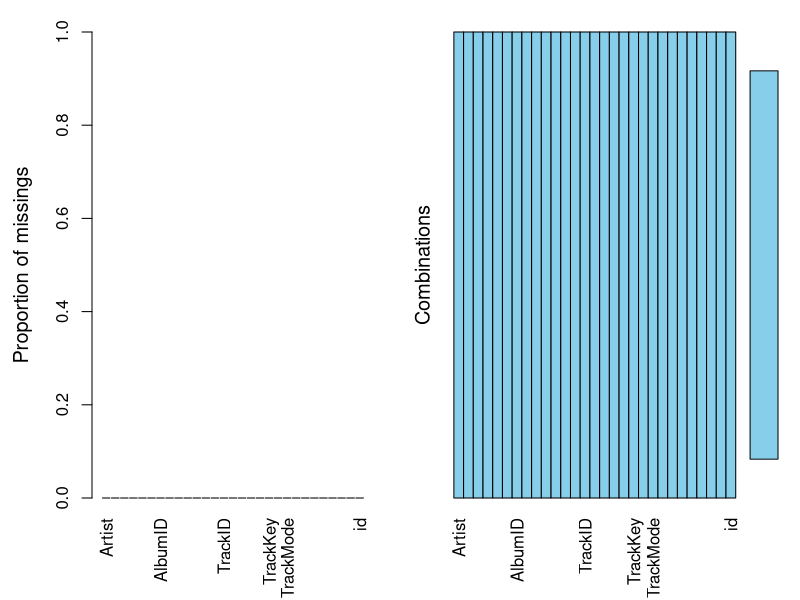
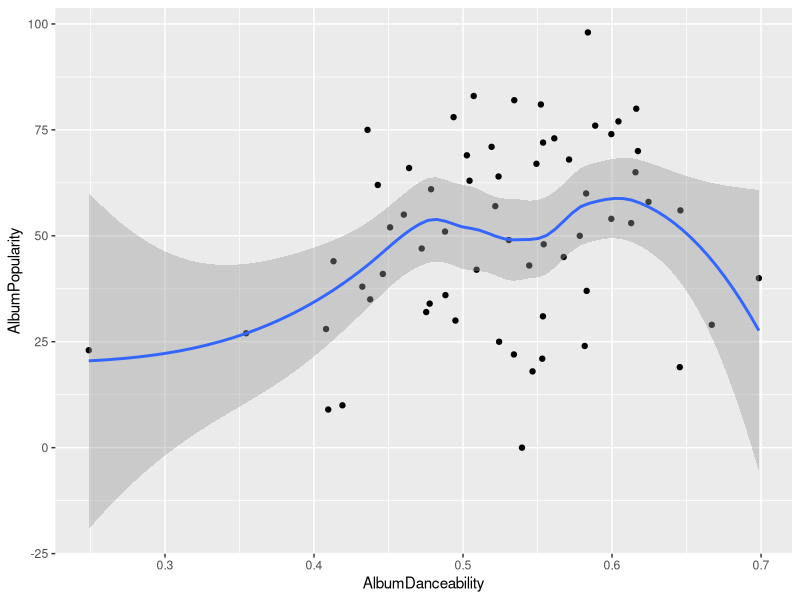
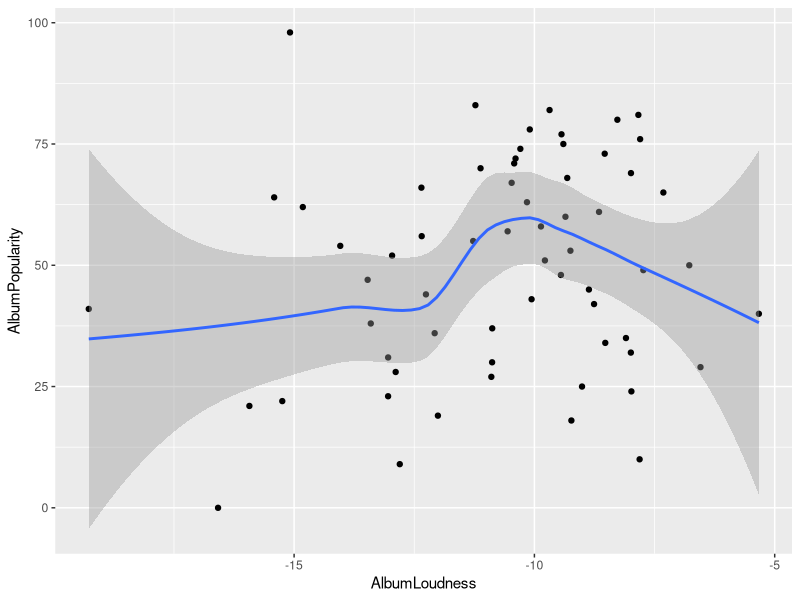
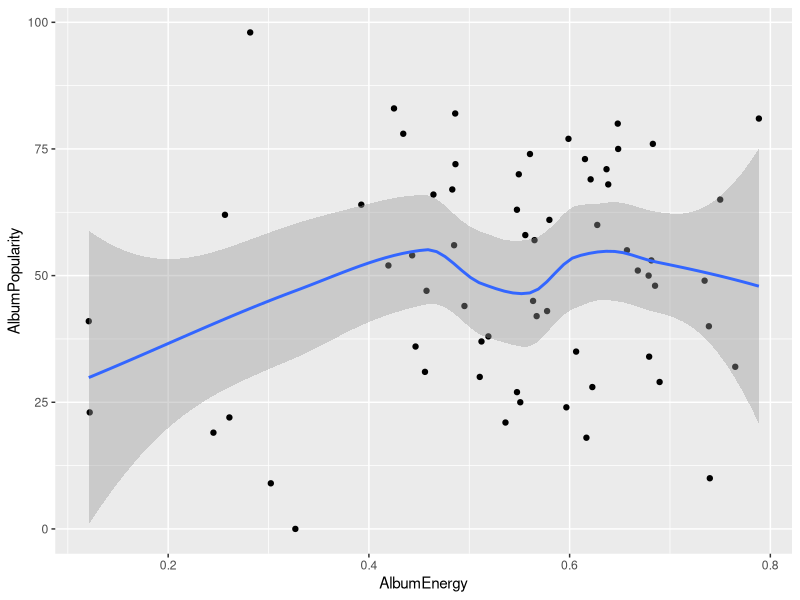
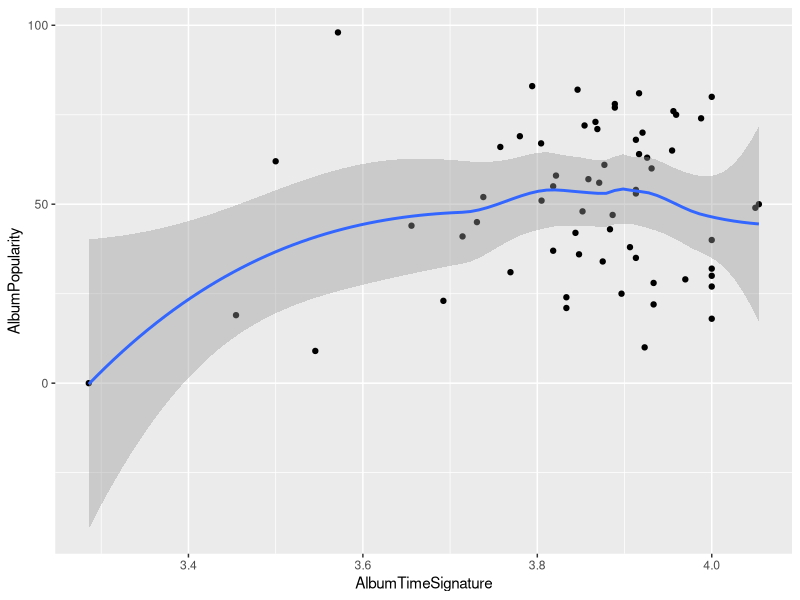

These figures' R source, in order: (Note: this script raises an error after producing the figures.)
## ---- chunk 1
knitr::opts_chunk$set(echo = TRUE)
## ---- chunk 2
library(tidyverse)
library(lubridate)
library(GGally)
library(cluster)
library(VIM)
library(fpc)
library(leaps)

## ---- chunk 3
spotify.clustering <- read_csv("inst/edited_spotify.csv")

clean_data <- spotify.clustering %>%
  mutate(AlbumReleaseDate = parse_date_time(AlbumReleaseDate, orders = c("y", "ym","ymd"))) %>%
  #Old-school grepl method
  mutate(Artist = ifelse(grepl("Beyonc*", Artist), 'Beyonce', Artist)) %>%
  #Tidyverse str_detect method
  mutate(Artist = ifelse(Artist %>% 
                           str_detect("Janelle Mon*"), 'Janelle Monae', Artist)) %>%
  mutate(AlbumBestChartPosition = ifelse(AlbumBestChartPosition %>% 
                           str_detect("#N/A"), 0, AlbumBestChartPosition)) %>%
  mutate(AlbumBestChartPosition = as.numeric(AlbumBestChartPosition)) %>%
  na.omit() %>%
  mutate(id = row_number()) %>%
  mutate(id = as.character(id)) 
sapply(data, class)

aggr(clean_data) # checks for missing data

test_data <- subset(clean_data, ((AlbumName == "A Girl Called Dusty") | 
                                 (AlbumName == "Action!") |
                                 (AlbumName == "Selling England By The Pound") |
                                 (AlbumName == "Carpenters") | 
                                 (AlbumName == "Ride On") |
                                 (AlbumName == "Autoamerican") |
                                 (AlbumName == "Selected Ambient Works 85-92") |    
                                 (AlbumName == "Different Class") |
                                 (AlbumName == "O") |
                                 (AlbumName == "The Elder Scrolls IV: Oblivion: Original Game Soundtrack") |
                                 (AlbumName == "AM") |
                                 (AlbumName == "An Awesome Wave")))

training_data <- subset(clean_data, ((AlbumName != "A Girl Called Dusty") & 
                                     (AlbumName != "Action!") &
                                     (AlbumName != "Selling England By The Pound") &
                                     (AlbumName != "Carpenters") & 
                                     (AlbumName != "Ride On") &
                                     (AlbumName != "Autoamerican") &
                                     (AlbumName != "Selected Ambient Works 85-92") &    
                                     (AlbumName != "Different Class") &
                                     (AlbumName != "O") &
                                     (AlbumName != "The Elder Scrolls IV: Oblivion: Original Game Soundtrack") &
                                     (AlbumName != "AM") &
                                     (AlbumName != "An Awesome Wave")))

training_data_subsetted <- training_data[c("TrackDuration", "TrackDanceability",
                                 "TrackEnergy", "TrackKey", "TrackLoudness",
                                 "TrackSpeechiness", "TrackAcousticness",
                                 "TrackInstrumentalness", "TrackLiveness", "TrackValence",
                                 "TrackTempo")]
## ---- chunk 4
MyData = {training_data %>% 
    group_by(Artist,AlbumName,AlbumPopularity) %>% 
    summarize(AlbumDanceability = mean(TrackDanceability),
              AlbumLoudness = mean(TrackLoudness),
              AlbumSpeechiness = mean(TrackSpeechiness),
              AlbumDuration = mean(TrackDuration),
              AlbumNumber = mean(TrackNumber),	
              AlbumEnergy = mean(TrackEnergy),	
              AlbumKey = mean(TrackKey),	
              AlbumMode = mean(TrackMode),	
              AlbumAcousticness = mean(TrackAcousticness),	
              AlbumInstrumentalness = mean(TrackInstrumentalness),	
              AlbumLiveness = mean(TrackLiveness),
              AlbumValence = mean(TrackValence),
              AlbumTempo = mean(TrackTempo),	
              AlbumTimeSignature = mean(TrackTimeSignature) )}


#the mean method

MyData1 = {training_data %>% 
    group_by(ArtistPopularity) %>% 
    summarize(ArtistDanceability = mean(TrackDanceability),
              ArtistLoudness = mean(TrackLoudness),
              ArtistSpeechiness = mean(TrackSpeechiness),
              ArtistDuration = mean(TrackDuration),
              ArtistNumber = mean(TrackNumber),	
              ArtistEnergy = mean(TrackEnergy),	
              ArtistKey = mean(TrackKey),	
              ArtistMode = mean(TrackMode),	
              ArtistAcousticness = mean(TrackAcousticness),	
              ArtistInstrumentalness = mean(TrackInstrumentalness),	
              ArtistLiveness = mean(TrackLiveness),
              ArtistValence = mean(TrackValence),
              ArtistTempo = mean(TrackTempo),	
              ArtistTimeSignature = mean(TrackTimeSignature) )}


## ---- chunk 5
MyData2 = {training_data %>% 
    group_by(AlbumPopularity) %>% 
    summarize(AlbumDanceability = mean(TrackDanceability),
              AlbumLoudness = mean(TrackLoudness),
              AlbumSpeechiness = mean(TrackSpeechiness),
              AlbumDuration = mean(TrackDuration),
              AlbumNumber = mean(TrackNumber),	
              AlbumEnergy = mean(TrackEnergy),	
              AlbumKey = mean(TrackKey),	
              AlbumMode = mean(TrackMode),	
              AlbumAcousticness = mean(TrackAcousticness),	
              AlbumInstrumentalness = mean(TrackInstrumentalness),	
              AlbumLiveness = mean(TrackLiveness),
              AlbumValence = mean(TrackValence),
              AlbumTempo = mean(TrackTempo),	
              AlbumTimeSignature = mean(TrackTimeSignature) )}

#ggpairs(MyData2)

MyData2 %>% ggplot(aes(x =AlbumDanceability,y = AlbumPopularity)) + geom_point()  + geom_smooth()

MyData2 %>% ggplot(aes(x = AlbumLoudness,y = AlbumPopularity)) + geom_point()  + geom_smooth()

MyData2 %>% ggplot(aes(x =  AlbumEnergy ,y = AlbumPopularity)) + geom_point()  + geom_smooth()

MyData2 %>% ggplot(aes(x =  AlbumTimeSignature   ,y = AlbumPopularity)) + geom_point()  + geom_smooth()
## ---- chunk 6
#Looking at implementing new variables for each popularity variable
#Can then take this and normalise to give a score out of 100.
#To start with the whole training dataset will be used
normy <- function(x){
  as.numeric(x)
  quantile(x, c(0, 0.1, 0.2, 0.3, 0.4, 0.5, 0.6, 0.7, 0.8, 0.9, 1), na.rm = TRUE)
}
#Assumption: NA means it didn't reach the charts, lower the position the better
abcp_normy <- normy(training_data$AlbumBestChartPosition)
anf_normy <- normy(training_data$ArtistNumFollowers)
awoc_normy <- normy(training_data$AlbumWeeksOnChart)
awn1_normy <- normy(training_data$AlbumWeeksNumberOne)
ap_normy <- normy(training_data$AlbumPopularity)
artp_normy <- normy(training_data$ArtistPopularity)

#Gets the 20% percentile for example
as.numeric(abcp_normy[6])

training_data <- training_data %>%
  mutate(album_weeks_n = if_else(AlbumBestChartPosition == 0, 1,
                         if_else(AlbumBestChartPosition == 1, 10,
                         if_else(AlbumBestChartPosition == 2, 9,
                         if_else(AlbumBestChartPosition == 3, 8,
                                 #Penality for not being top 3 by missing a number
                         if_else(AlbumBestChartPosition > as.numeric(abcp_normy[6]) &&
                                   AlbumBestChartPosition <= as.numeric(abcp_normy[7]), 6,
                         if_else(AlbumBestChartPosition > as.numeric(abcp_normy[7]) &&
                                   AlbumBestChartPosition <= as.numeric(abcp_normy[8]), 5,
                         if_else(AlbumBestChartPosition > as.numeric(abcp_normy[8]) &&
                                   AlbumBestChartPosition <= as.numeric(abcp_normy[9]), 4,
                         if_else(AlbumBestChartPosition > as.numeric(abcp_normy[9]) &&
                                   AlbumBestChartPosition <= as.numeric(abcp_normy[10]), 3,
                         if_else(AlbumBestChartPosition > as.numeric(abcp_normy[10]) &&
                                   AlbumBestChartPosition <= as.numeric(abcp_normy[11]), 2, 0 )
                         ))))))))) %>% #... repeat for other variables
  mutate(artist_follow_n = -1) %>%
  mutate(album_pop_n = -1) %>%
  mutate(artist_pop_n = -1) %>%
  mutate(album_weeks_on_chart_n = -1) %>%
  mutate(album_weeks_number_1n = -1)
  

#This is obviously wrong but not sure why... Looks like it should be working to me        
training_data %>% 
  ggplot(aes(x = album_weeks_n)) + 
  geom_bar()         

#Functionalising it doesn't seem to work

# updater <- function(new_column, old_column, normy){
#   for(i in 1:10){
#   for(j in 1:nrow(training_data)){
#       if(training_data[,old_column][j] >= as.numeric(normy[i]) &&
#          training_data[,old_column][j] < as.numeric(normy[i + 1])){
#     training_data[,new_column][j] = i
#   }
#   }
# }
# }         
# 
# updater("artist_follow_n", "ArtistNumFollowers", anf_normy)
#Create and update artist_num followers

for(i in 1:10){
  for(j in 1:nrow(training_data)){
      if(training_data$ArtistNumFollowers[j] >= as.numeric(anf_normy[i]) &&
         training_data$ArtistNumFollowers[j] < as.numeric(anf_normy[i + 1])){
    training_data$artist_follow_n[j] = i
  }
  }
}
#Create and update artist_popularity
for(i in 1:10){
  for(j in 1:nrow(training_data)){
      if(training_data$ArtistPopularity[j] >= as.numeric(artp_normy[i]) &&
         training_data$ArtistPopularity[j] < as.numeric(artp_normy[i + 1])){
    training_data$artist_pop_n[j] = i
  }
  }
}
#Create and update album popularity
for(i in 1:10){
  for(j in 1:nrow(training_data)){
      if(training_data$AlbumPopularity[j] >= as.numeric(ap_normy[i]) &&
         training_data$AlbumPopularity[j] < as.numeric(ap_normy[i + 1])){
    training_data$album_pop_n[j] = i
  }
  }
}



bar_plot <- function(x){
  training_data %>% 
  ggplot(aes_string(x = x)) + 
  geom_bar() +
    theme_bw() +
    scale_x_discrete(limits = c(0,2,4,6,8,10))
}
lapply(c("artist_follow_n", "artist_pop_n","album_pop_n"),bar_plot)


as.numeric(anf_normy[1])

training_data <- training_data %>%
  mutate(album_weeks_n = if_else(training_data$AlbumBestChartPosition %in% c(normy(as.numeric(training_data$AlbumBestChartPosition))[1], 
                normy(as.numeric(training_data$AlbumBestChartPosition))[2]), 1, 5
         ))



  allData$CombinedAlbumPopularity <- with(allData,(AlbumWeeksOnChart + AlbumWeeksNumberOne + AlbumPopularity + AlbumBestChartAdj + ArtistNumFollowers)/(yearSinceRelease + 1)^2)

## ---- chunk 7
#all subsets regression
m <- regsubsets( ArtistPopularity ~ ., data = training_data)

summary(m)

par(mfrow = c(1,1))

plot(m, scale = "Cp")

plot(m, scale = "bic")

plot(m, scale = "adjr2")


#a selected best model by BIC
m1 <- lm(ArtistPopularity ~ ArtistDanceability + ArtistAcousticness + ArtistValence,data=training_data)
summary(m1)

#all subsets regression
m <- regsubsets( AlbumPopularity ~ ., data = MyData2)

summary(m)

par(mfrow = c(1,1))

plot(m, scale = "Cp")

plot(m, scale = "bic")

plot(m, scale = "adjr2")


#a selected best model by BIC
m1 <- lm(AlbumPopularity ~ AlbumDanceability + AlbumAcousticness + AlbumValence,data=MyData2)
summary(m1)
## ---- chunk 8
#Genre analysis using stringr to extract the most commonly appearing words
spotify.genres <- read_csv("inst/edited_spotify.csv") %>% 
  mutate(ArtistGenres = strsplit(ArtistGenres, ","))

genres <- na.omit(unique(unlist(spotify.genres$ArtistGenres)))

split_genres <- NULL

for(i in 1:length(genres)) {
  split_genres[i] <- strsplit(genres[i], " ")
}

genre_words <- unlist(split_genres)

unique_genre_words <- unique(genre_words)

genre_words_table <- subset(as.data.frame(table(genre_words)), (Freq > 7))

genre_freq_plot <- ggplot(data = genre_words_table, aes(x=genre_words, y=Freq)) + geom_col()

print(genre_freq_plot)

#Looking at the clusters with 6 as shown from the genre analysis
clusters <- pam(training_data, 6)
plotcluster(training_data, clusters$cluster, color = TRUE, shade = TRUE, labels = 2, lines = 0)
## ---- chunk 9

genres <- mutate(training_data, ArtistGenres = strsplit(ArtistGenres, ","))$ArtistGenres %>% 
  unlist() %>% unique() %>% na.omit()

split_genres <- NULL

for(i in 1:length(genres)) {
  split_genres[i] <- strsplit(genres[i], " ")
}

genre_words <- unlist(split_genres)

genre_words <- replace(genre_words, (genre_words == "hip" | genre_words == "hop"), "hip-hop")

unique_genre_words <- unique(genre_words)

genre_freq_plot <- subset(as.data.frame(table(genre_words)), (Freq > 8)) %>% 
  ggplot(aes(x=genre_words, y=Freq)) + geom_col()

print(genre_freq_plot)

## ---- chunk 10

# associate tracks that have multiple genres with the most frequent genre (since these will be broader)

training_data_genre <- training_data %>% mutate(TrueCluster = (row_number()-row_number()))

for(i in 1:length(training_data_genre$ArtistID)) {
  if(str_detect(training_data$ArtistGenres[i], "folk")) {training_data$TrueCluster[i] <- 5}
  if(str_detect(training_data$ArtistGenres[i], "indie")) {training_data$TrueCluster[i] <- 4}
  if(str_detect(training_data$ArtistGenres[i], "hip")) {training_data$TrueCluster[i] <- 3}
  if(str_detect(training_data$ArtistGenres[i], "hop")) {training_data$TrueCluster[i] <- 3}
  if(str_detect(training_data$ArtistGenres[i], "pop")) {training_data$TrueCluster[i] <- 2}
  if(str_detect(training_data$ArtistGenres[i], "rock")) {training_data$TrueCluster[i] <- 1}
}

View(training_data_genre)
## ---- chunk 11

clustering_training_data <- training_data[c("TrackDuration", "TrackDanceability",
                                            "TrackEnergy", "TrackKey", "TrackLoudness",
                                            "TrackSpeechiness", "TrackAcousticness",
                                            "TrackInstrumentalness", "TrackLiveness", 
                                            "TrackValence", "TrackTempo")]

clusters <- pam(clustering_training_data, 6)

plotcluster(clustering_training_data, clusters$cluster)

## ---- chunk 12

# Not sure why gather doesn't work, looks like it should as all attributes are numeric but anyway
# distributions <- clean_data %>%
#   gather(key = key, value = value) %>%
#   subset(key %in% colnames(clean_data[15:27])) %>%
#   ggplot() +
#   geom_density(aes(value)) +
#   facet_wrap(~key, scales = "free") +
#   theme_classic()


#print(distributions) commented out because it takes forever to run

ggpairs_1 <- ggpairs(data = training_data_subsetted, columns = 15:27, title = "GGpairs")

#print(ggpairs_1) see above

#Puts each song in  a cluster based on ALL numeric discriptors
cluster_1 <- training_data_subsetted %>%
  select(colnames(training_data_subsetted[15:27]), -TrackMode) %>%
  kmeans(50,100,1)
clusters <- cluster_1$cluster %>%
  enframe(name = "id") %>%
  mutate(id = as.character(id))

#Not sure why not merging think it should
clean_data <- right_join(training_data_subsetted, clusters, by = "id")  %>%
  rename_(cluster = "value")
tibbled <- tibble(clean_data, cluster_1$cluster)
